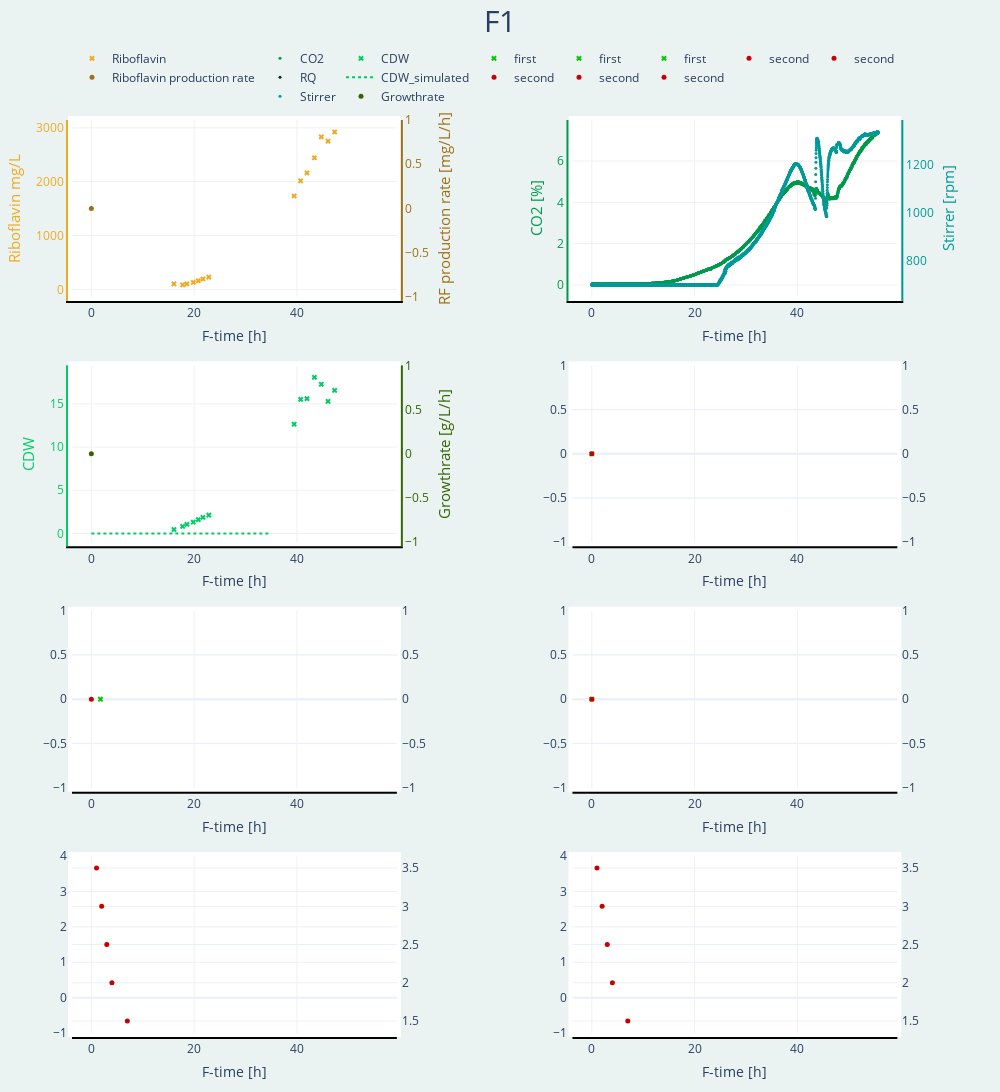
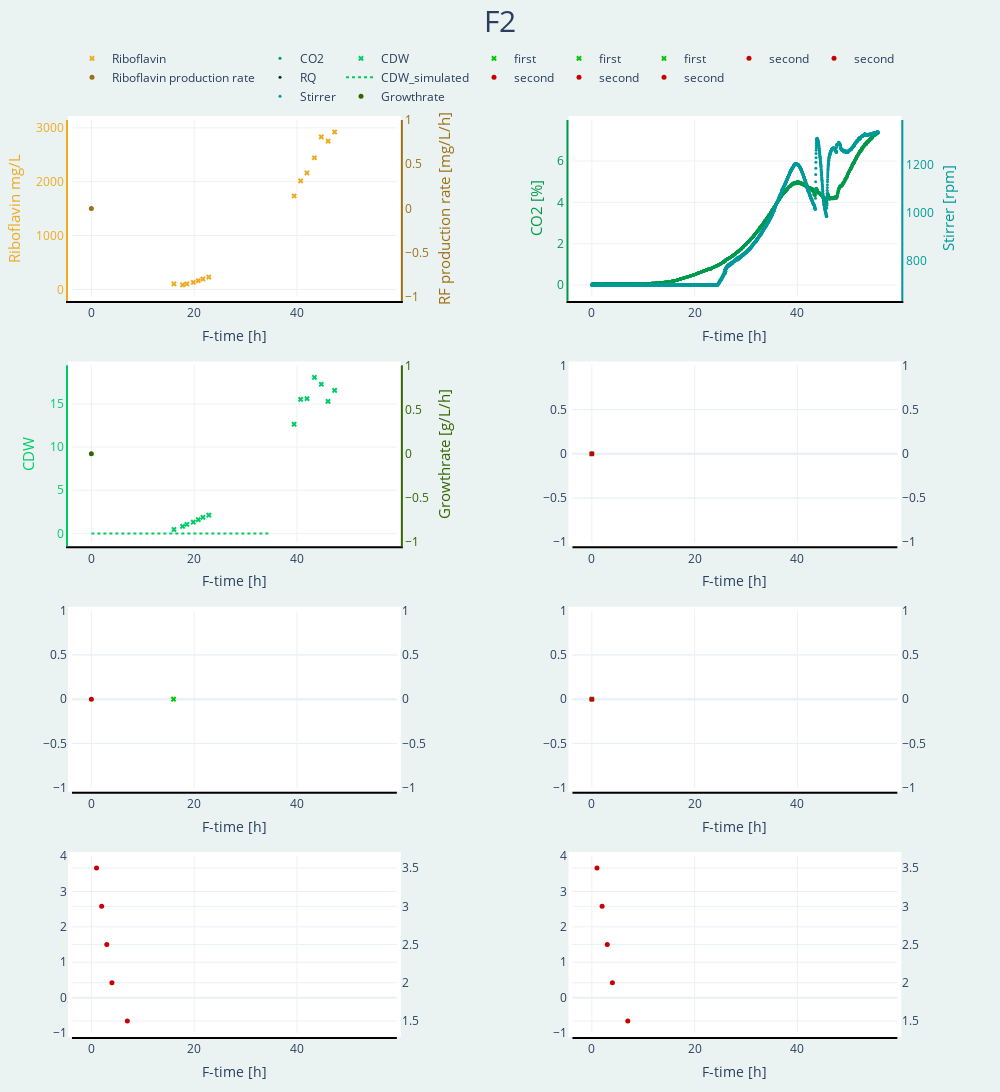
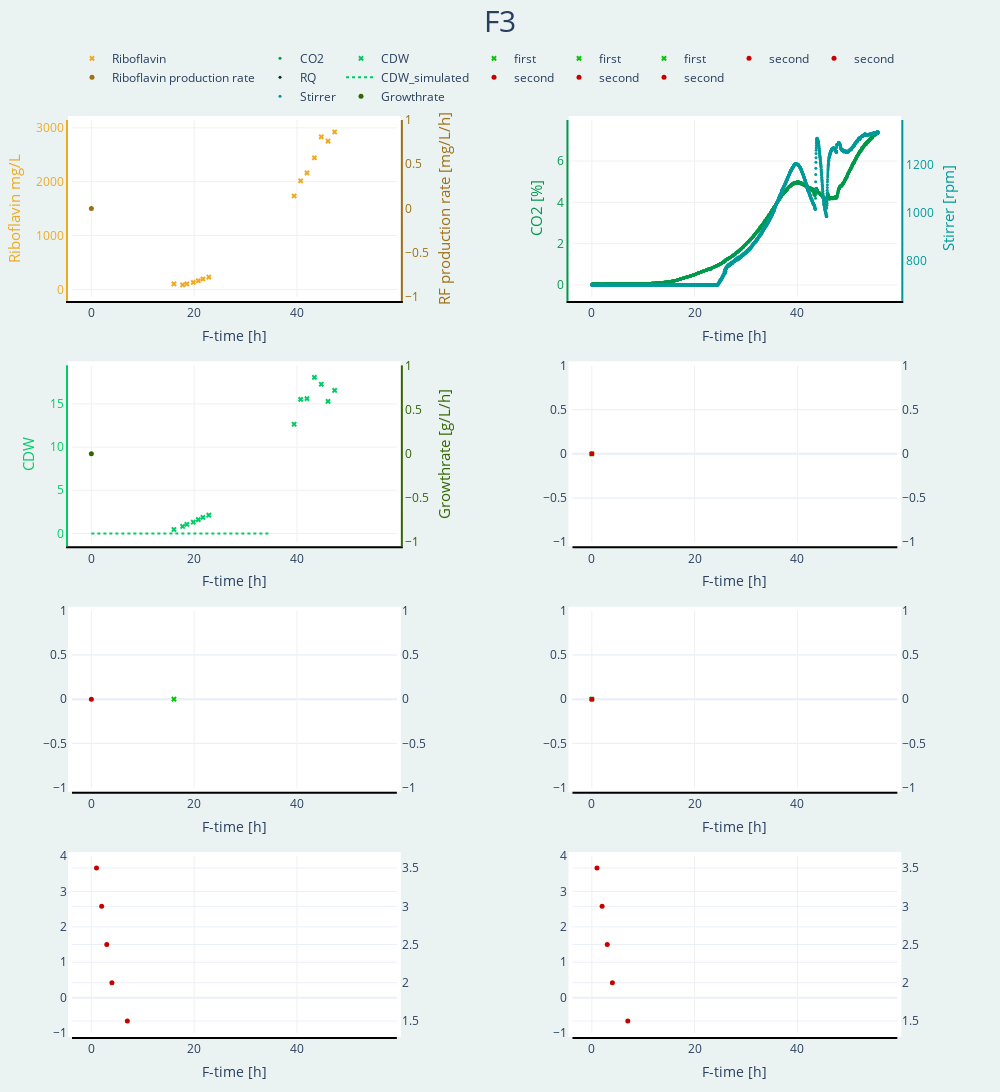
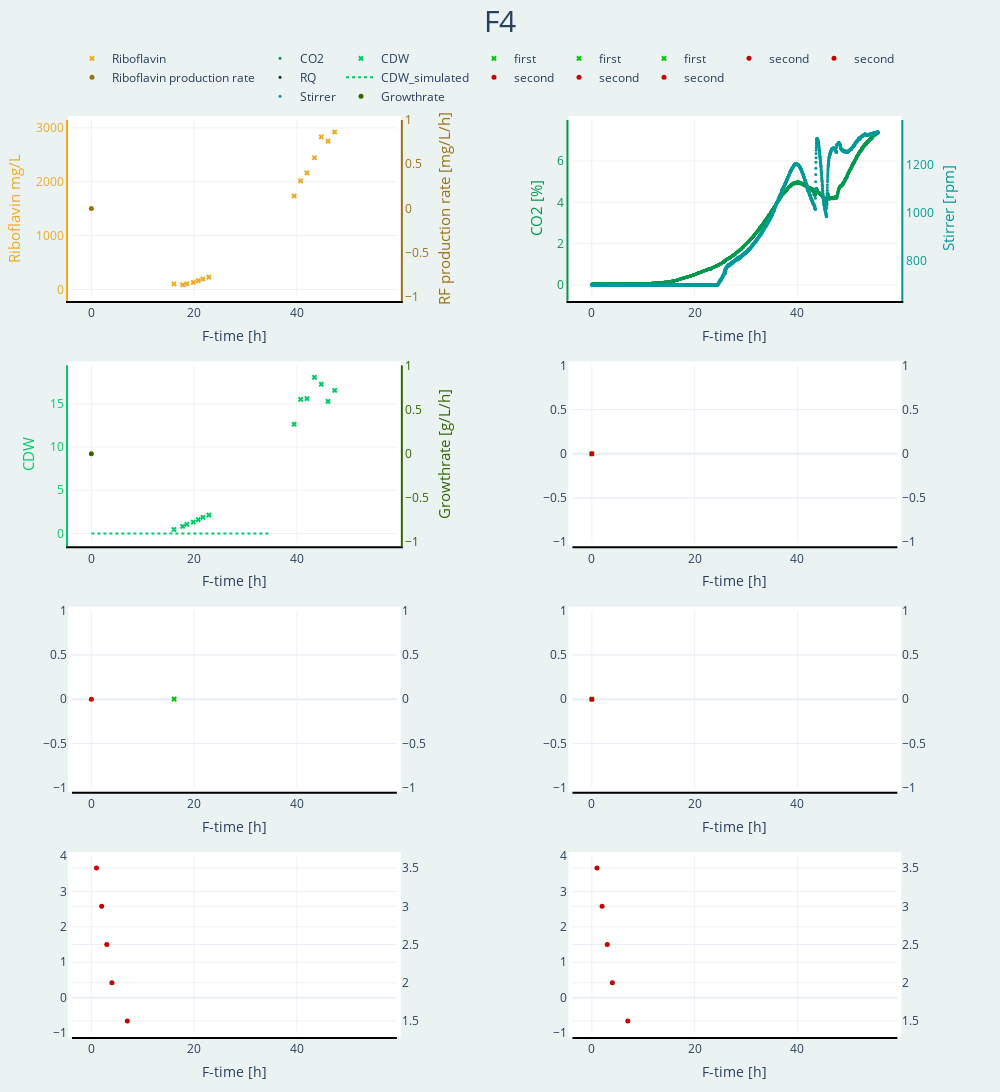

These figures' notebook cell, in order:
### Code cell
import sys
sys.path.append("V:/biomoni/")   #without this line windows could not acces the package 
from plotly.subplots import make_subplots
import plotly.graph_objs as go
from biomoni.Experiment import Experiment
from biomoni.BacillusVariableFeedrate import Bacillus_vf


dfg = dict_for_graphs
#print(dict_for_graphs)


col_dict = {"RF": "rgb(239,170,33)", "rP" : "rgb(158,112,21)", "CO2" : "rgb(0,153,76)", "RQ":"rgb(0,51,25)",("STIRR_2","Value"):"rgb(0,153,153)", 
            "CDW":"rgb(0,204,102)", "mu": "rgb(51,102,0)", ("pO2_2","Value"):"rgb(0,0,153)", "rO2":"rgb(0,128,255)","Glc [g/L]":"rgb(0,0,102)", 
            "rGlc":"rgb(0,102,102)","Feed_rate":"rgb(0,102,0)", ("FOAMT_2" , "Value"):"rgb(0,51,25)", "V":"rgb(153,0,76)", "F_out":"rgb(255,0,127)", 
            "Baserate":"rgb(32,32,32)", ("pH_2", "Value"):"rgb(102,0,0)", ("BASET_2","Value"):"rgb(0,0,0)", "Acetate [g/L]":"rgb(255,255,0)",
            "Peak 22.84":"rgb(153,153,0)","Peak 24.21":"rgb(102,102,0)"}


for exp in dfg:

    fig = make_subplots(rows= 4, cols=2, specs =[[{"secondary_y": True},{"secondary_y": True}],
                                                [{"secondary_y": True},{"secondary_y": True}],
                                                [{"secondary_y": True},{"secondary_y": True}],
                                                [{"secondary_y": True},{"secondary_y": True}]],
                        )

    #figure top left: RF and RF production rate
    fig.add_trace(go.Scatter(x=dfg[exp]["off"].index, y= dfg[exp]["off"]["RF [mg/L]"], mode="markers", name = "Riboflavin", marker= dict(color= col_dict["RF"], size= 5, symbol="x"), legendgroup ="group1"), row=1, col=1)
    fig.add_trace(go.Scatter(x=[0], y= [0], mode="markers", name = "Riboflavin production rate", marker= dict(color= col_dict["rP"], size= 5, symbol="0"),legendgroup ="group1"),row=1, col=1, secondary_y=True)
    fig.update_yaxes(title_text="Riboflavin mg/L", row=1,col=1, secondary_y =False, titlefont=dict(size=15), color=col_dict["RF"],showline=True, linewidth=2, linecolor=col_dict["RF"],showgrid=True, gridwidth=1, gridcolor="rgb(240,240,240)",zeroline=False)
    fig.update_yaxes(title_text="RF production rate [mg/L/h]", row=1,col=1, secondary_y =True, titlefont=dict(size=15), color=col_dict["rP"],showline=True, linewidth=2, linecolor=col_dict["rP"],showgrid=False, gridwidth=1, gridcolor='LightPink',zeroline=False)

    #fig top right: CO2, RQ and Stirrer 
    fig.add_trace(go.Scatter(x=dfg[exp]["CO2"].index, y= dfg[exp]["CO2"]["CO2"], mode="markers", name = "CO2", marker= dict(color= col_dict["CO2"], size= 3, symbol="0"),legendgroup ="group2"),row=1, col=2)
    fig.add_trace(go.Scatter(x=[0], y= [0], mode="markers", name = "RQ", marker= dict(color= col_dict["RQ"], size= 3, symbol="0"),legendgroup ="group2"),row=1, col=2)
    fig.add_trace(go.Scatter(x=dfg[exp]["on"].index, y= dfg[exp]["on"][("STIRR_2","Value")], mode="markers", name = "Stirrer", marker= dict(color= col_dict[("STIRR_2","Value")], size= 3, symbol="0"),legendgroup ="group2"),row=1, col=2,secondary_y=True)
    fig.update_yaxes(title_text="CO2 [%]", row=1,col=2, secondary_y =False, titlefont=dict(size=15), color=col_dict["CO2"],showline=True, linewidth=2, linecolor=col_dict["CO2"],showgrid=True, gridwidth=1, gridcolor="rgb(240,240,240)",zeroline=False)
    fig.update_yaxes(title_text="Stirrer [rpm]", row=1,col=2, secondary_y =True, titlefont=dict(size=15), color=col_dict[("STIRR_2","Value")],showline=True, linewidth=2, linecolor=col_dict[("STIRR_2","Value")],showgrid=False, gridwidth=1, gridcolor='LightPink',zeroline=False)
    
    #fig 2nd row, left: CDW & mu 
    fig.add_trace(go.Scatter(x=dfg[exp]["off"].index, y=dfg[exp]["off"]["CDW_calc"], mode="markers", name = "CDW", marker= dict(color= col_dict["CDW"], size= 5, symbol="x"), legendgroup ="group3"), row=2, col=1)
    fig.add_trace(go.Scatter(x=dfg[exp]["simulated"].index, y=dfg[exp]["simulated"]["cX"], mode="lines", name = "CDW_simulated", line= dict(color= col_dict["CDW"], width= 2, dash="dot"), legendgroup ="group3"), row=2, col=1)
    fig.add_trace(go.Scatter(x=[0], y= [0], mode="markers", name = "Growthrate", marker= dict(color= col_dict["mu"], size= 5, symbol="0"),legendgroup ="group3"),row=2, col=1, secondary_y=True)
    fig.update_yaxes(title_text="CDW", row=2,col=1, secondary_y =False, titlefont=dict(size=15), color=col_dict["CDW"],showline=True, linewidth=2, linecolor=col_dict["CDW"],showgrid=True, gridwidth=1, gridcolor="rgb(240,240,240)",zeroline=False)
    fig.update_yaxes(title_text="Growthrate [g/L/h]", row=2,col=1, secondary_y =True, titlefont=dict(size=15), color=col_dict["mu"],showline=True, linewidth=2, linecolor=col_dict["mu"],showgrid=False, gridwidth=1, gridcolor='LightPink',zeroline=False)
    
    #fig 2nd row, right: pO2 and pO2 consumption rate 
    fig.add_trace(go.Scatter(x=[0], y= [0], mode="markers", name = "first", marker= dict(color= "rgb(0,200,0)", size= 5, symbol="x"), legendgroup ="group4"), row=2, col=2)
    fig.add_trace(go.Scatter(x=[0], y= [0], mode="markers", name = "second", marker= dict(color= "rgb(200,0,0)", size= 5, symbol="0"),legendgroup ="group4"),row=2, col=2, secondary_y=True)
    
    
    #fig 3d row, left: Glc, Glc consumption rate, Feedrate
    fig.add_trace(go.Scatter(x=experiment_dict[exp].dataset["off"].index, y= [0], mode="markers", name = "first", marker= dict(color= "rgb(0,200,0)", size= 5, symbol="x"), legendgroup ="group5"), row=3, col=1)
    fig.add_trace(go.Scatter(x=[0], y= [0], mode="markers", name = "second", marker= dict(color= "rgb(200,0,0)", size= 5, symbol="0"),legendgroup ="group5"),row=3, col=1, secondary_y=True)
    
    
    #fig 3d row, right: Antifoam, Volume, Fout
    fig.add_trace(go.Scatter(x=[0], y= [0], mode="markers", name = "first", marker= dict(color= "rgb(0,200,0)", size= 5, symbol="x"), legendgroup ="group6"), row=3, col=2)
    fig.add_trace(go.Scatter(x=[0], y= [0], mode="markers", name = "second", marker= dict(color= "rgb(200,0,0)", size= 5, symbol="0"),legendgroup ="group6"),row=3, col=2, secondary_y=True)
    
    #fig 4th row,left: Base demand(cummulated), Base consumption rate, pH
    fig.add_trace(go.Scatter(x=[], y= [], mode="markers", name = "first", marker= dict(color= "rgb(0,200,0)", size= 5, symbol="x"), legendgroup ="group7"), row=4, col=1)
    fig.add_trace(go.Scatter(x=[1,2,3,4,7], y= [3.5,3,2.5,2,1.5], mode="markers", name = "second", marker= dict(color= "rgb(200,0,0)", size= 5, symbol="0"),legendgroup ="group7"),row=4, col=1, secondary_y=True)
    
    
    #fig 4th row, right: Acetate, unknown Peaks 
    fig.add_trace(go.Scatter(x=experiment_dict[exp].dataset["off"].index, y= [], mode="markers", name = "first", marker= dict(color= "rgb(0,200,0)", size= 5, symbol="x"), legendgroup ="group8"), row=4, col=2)
    fig.add_trace(go.Scatter(x=[1,2,3,4,7], y= [3.5,3,2.5,2,1.5], mode="markers", name = "second", marker= dict(color= "rgb(200,0,0)", size= 5, symbol="0"),legendgroup ="group8"),row=4, col=2, secondary_y=True)
    
    
    
    
    fig.update_xaxes(title_text = "F-time [h]",matches = "x",showline=True, linewidth=2, linecolor='black',showgrid=True, gridwidth=1, gridcolor="rgb(240,240,240)",zeroline=False)
    fig.update_layout(title_text = exp , title_x=0.5, title_y= 0.99, titlefont=dict(size=30))

    fig.update_layout(legend=dict(orientation="h",
        yanchor="bottom",
        y=1.01,
        xanchor="left",
        x=0,
        title_font_family="Times New Roman"))
    fig.update_layout(
        autosize=False,
        width=1000,
        height=1500,
        template='plotly_white',
        margin=dict(
            l=50,
            r=50,
            b=10,
            t=120,
            pad=4),             #yaxis=dict(title_text="Yaxis",titlefont=dict(size=30
    paper_bgcolor="rgb(234,242,242)")
    fig.show()
